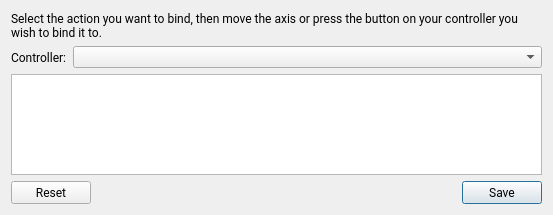
<?xml version="1.0" encoding="UTF-8"?>
<ui version="4.0">
 <class>GlfwMapDialog</class>
 <widget class="QDialog" name="GlfwMapDialog">
  <property name="geometry">
   <rect>
    <x>0</x>
    <y>0</y>
    <width>553</width>
    <height>215</height>
   </rect>
  </property>
  <property name="sizePolicy">
   <sizepolicy hsizetype="MinimumExpanding" vsizetype="Minimum">
    <horstretch>0</horstretch>
    <verstretch>0</verstretch>
   </sizepolicy>
  </property>
  <property name="windowTitle">
   <string>Edit Controller Bindings</string>
  </property>
  <layout class="QFormLayout" name="formLayout">
   <item row="0" column="0" colspan="2">
    <widget class="QLabel" name="infoLabel">
     <property name="font">
      <font>
       <family>Roboto</family>
      </font>
     </property>
     <property name="text">
      <string>&lt;html&gt;&lt;head/&gt;&lt;body&gt;&lt;p&gt;Select the action you want to bind, then move the axis or press the button on your controller you wish to bind it to.&lt;/p&gt;&lt;/body&gt;&lt;/html&gt;</string>
     </property>
     <property name="wordWrap">
      <bool>true</bool>
     </property>
    </widget>
   </item>
   <item row="1" column="0">
    <widget class="QLabel" name="controllerLabel">
     <property name="font">
      <font>
       <family>Roboto</family>
       <weight>50</weight>
       <bold>false</bold>
      </font>
     </property>
     <property name="text">
      <string>Controller:</string>
     </property>
    </widget>
   </item>
   <item row="1" column="1">
    <widget class="QComboBox" name="gamepadsComboBox"/>
   </item>
   <item row="2" column="0" colspan="2">
    <widget class="QTableWidget" name="tableWidget">
     <property name="sizePolicy">
      <sizepolicy hsizetype="Expanding" vsizetype="Expanding">
       <horstretch>0</horstretch>
       <verstretch>0</verstretch>
      </sizepolicy>
     </property>
     <property name="maximumSize">
      <size>
       <width>16777215</width>
       <height>16777215</height>
      </size>
     </property>
     <property name="baseSize">
      <size>
       <width>0</width>
       <height>0</height>
      </size>
     </property>
     <property name="sizeAdjustPolicy">
      <enum>QAbstractScrollArea::AdjustToContents</enum>
     </property>
    </widget>
   </item>
   <item row="3" column="0" colspan="2">
    <widget class="QDialogButtonBox" name="buttonBox">
     <property name="font">
      <font>
       <family>Roboto</family>
      </font>
     </property>
     <property name="orientation">
      <enum>Qt::Horizontal</enum>
     </property>
     <property name="standardButtons">
      <set>QDialogButtonBox::Reset|QDialogButtonBox::Save</set>
     </property>
    </widget>
   </item>
  </layout>
 </widget>
 <resources/>
 <connections>
  <connection>
   <sender>buttonBox</sender>
   <signal>accepted()</signal>
   <receiver>GlfwMapDialog</receiver>
   <slot>accept()</slot>
   <hints>
    <hint type="sourcelabel">
     <x>248</x>
     <y>254</y>
    </hint>
    <hint type="destinationlabel">
     <x>157</x>
     <y>274</y>
    </hint>
   </hints>
  </connection>
  <connection>
   <sender>buttonBox</sender>
   <signal>rejected()</signal>
   <receiver>GlfwMapDialog</receiver>
   <slot>reject()</slot>
   <hints>
    <hint type="sourcelabel">
     <x>316</x>
     <y>260</y>
    </hint>
    <hint type="destinationlabel">
     <x>286</x>
     <y>274</y>
    </hint>
   </hints>
  </connection>
 </connections>
</ui>
